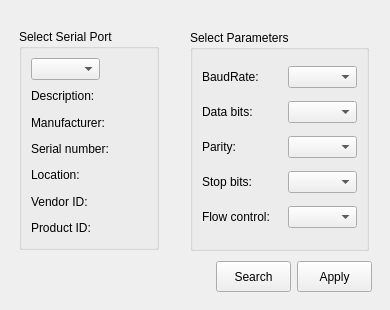
<?xml version="1.0" encoding="UTF-8"?>
<ui version="4.0">
 <class>SerialPortSetting</class>
 <widget class="QDialog" name="SerialPortSetting">
  <property name="geometry">
   <rect>
    <x>0</x>
    <y>0</y>
    <width>390</width>
    <height>310</height>
   </rect>
  </property>
  <property name="windowTitle">
   <string>Dialog</string>
  </property>
  <widget class="QGroupBox" name="groupBox">
   <property name="geometry">
    <rect>
     <x>19</x>
     <y>29</y>
     <width>140</width>
     <height>221</height>
    </rect>
   </property>
   <property name="minimumSize">
    <size>
     <width>0</width>
     <height>221</height>
    </size>
   </property>
   <property name="maximumSize">
    <size>
     <width>16777215</width>
     <height>221</height>
    </size>
   </property>
   <property name="title">
    <string>Select Serial Port</string>
   </property>
   <layout class="QVBoxLayout" name="verticalLayout_4">
    <item>
     <layout class="QVBoxLayout" name="verticalLayout_2">
      <item>
       <widget class="QComboBox" name="serialPortInfoListBox">
        <property name="minimumSize">
         <size>
          <width>69</width>
          <height>22</height>
         </size>
        </property>
        <property name="maximumSize">
         <size>
          <width>69</width>
          <height>22</height>
         </size>
        </property>
       </widget>
      </item>
      <item>
       <widget class="QLabel" name="descrptionlabel">
        <property name="text">
         <string>Description:</string>
        </property>
       </widget>
      </item>
      <item>
       <widget class="QLabel" name="manufacturerlabel">
        <property name="text">
         <string>Manufacturer:</string>
        </property>
       </widget>
      </item>
      <item>
       <widget class="QLabel" name="serialnumberlabel">
        <property name="text">
         <string>Serial number:</string>
        </property>
       </widget>
      </item>
      <item>
       <widget class="QLabel" name="locationlabel">
        <property name="text">
         <string>Location:</string>
        </property>
       </widget>
      </item>
      <item>
       <widget class="QLabel" name="vidlabel">
        <property name="text">
         <string>Vendor ID:</string>
        </property>
       </widget>
      </item>
      <item>
       <widget class="QLabel" name="pidlabel">
        <property name="text">
         <string>Product ID:</string>
        </property>
       </widget>
      </item>
     </layout>
    </item>
   </layout>
  </widget>
  <widget class="QGroupBox" name="groupBox_2">
   <property name="geometry">
    <rect>
     <x>190</x>
     <y>30</y>
     <width>179</width>
     <height>221</height>
    </rect>
   </property>
   <property name="minimumSize">
    <size>
     <width>0</width>
     <height>221</height>
    </size>
   </property>
   <property name="maximumSize">
    <size>
     <width>16777215</width>
     <height>221</height>
    </size>
   </property>
   <property name="title">
    <string>Select Parameters</string>
   </property>
   <layout class="QVBoxLayout" name="verticalLayout">
    <item>
     <layout class="QHBoxLayout" name="horizontalLayout_2">
      <item>
       <widget class="QLabel" name="label">
        <property name="text">
         <string>BaudRate:</string>
        </property>
       </widget>
      </item>
      <item>
       <widget class="QComboBox" name="baudrateBox">
        <property name="minimumSize">
         <size>
          <width>69</width>
          <height>22</height>
         </size>
        </property>
        <property name="maximumSize">
         <size>
          <width>69</width>
          <height>22</height>
         </size>
        </property>
       </widget>
      </item>
     </layout>
    </item>
    <item>
     <layout class="QHBoxLayout" name="horizontalLayout_3">
      <item>
       <widget class="QLabel" name="label_2">
        <property name="text">
         <string>Data bits:</string>
        </property>
       </widget>
      </item>
      <item>
       <widget class="QComboBox" name="databitsBox">
        <property name="minimumSize">
         <size>
          <width>69</width>
          <height>22</height>
         </size>
        </property>
        <property name="maximumSize">
         <size>
          <width>69</width>
          <height>22</height>
         </size>
        </property>
       </widget>
      </item>
     </layout>
    </item>
    <item>
     <layout class="QHBoxLayout" name="horizontalLayout_4">
      <item>
       <widget class="QLabel" name="label_3">
        <property name="text">
         <string>Parity:</string>
        </property>
       </widget>
      </item>
      <item>
       <widget class="QComboBox" name="parityBox">
        <property name="minimumSize">
         <size>
          <width>69</width>
          <height>22</height>
         </size>
        </property>
        <property name="maximumSize">
         <size>
          <width>69</width>
          <height>22</height>
         </size>
        </property>
       </widget>
      </item>
     </layout>
    </item>
    <item>
     <layout class="QHBoxLayout" name="horizontalLayout_5">
      <item>
       <widget class="QLabel" name="label_4">
        <property name="text">
         <string>Stop bits:</string>
        </property>
       </widget>
      </item>
      <item>
       <widget class="QComboBox" name="stopbitBox">
        <property name="minimumSize">
         <size>
          <width>69</width>
          <height>22</height>
         </size>
        </property>
        <property name="maximumSize">
         <size>
          <width>69</width>
          <height>22</height>
         </size>
        </property>
       </widget>
      </item>
     </layout>
    </item>
    <item>
     <layout class="QHBoxLayout" name="horizontalLayout_6">
      <item>
       <widget class="QLabel" name="label_5">
        <property name="text">
         <string>Flow control:</string>
        </property>
       </widget>
      </item>
      <item>
       <widget class="QComboBox" name="flowcontrolBox">
        <property name="minimumSize">
         <size>
          <width>69</width>
          <height>22</height>
         </size>
        </property>
        <property name="maximumSize">
         <size>
          <width>69</width>
          <height>22</height>
         </size>
        </property>
       </widget>
      </item>
     </layout>
    </item>
   </layout>
  </widget>
  <widget class="QWidget" name="layoutWidget">
   <property name="geometry">
    <rect>
     <x>10</x>
     <y>260</y>
     <width>362</width>
     <height>33</height>
    </rect>
   </property>
   <layout class="QHBoxLayout" name="horizontalLayout">
    <item>
     <spacer name="horizontalSpacer">
      <property name="orientation">
       <enum>Qt::Horizontal</enum>
      </property>
      <property name="sizeHint" stdset="0">
       <size>
        <width>198</width>
        <height>20</height>
       </size>
      </property>
     </spacer>
    </item>
    <item>
     <widget class="QPushButton" name="searchButton">
      <property name="minimumSize">
       <size>
        <width>75</width>
        <height>31</height>
       </size>
      </property>
      <property name="maximumSize">
       <size>
        <width>75</width>
        <height>31</height>
       </size>
      </property>
      <property name="text">
       <string>Search</string>
      </property>
      <property name="autoDefault">
       <bool>false</bool>
      </property>
     </widget>
    </item>
    <item>
     <widget class="QPushButton" name="applyButton">
      <property name="minimumSize">
       <size>
        <width>75</width>
        <height>31</height>
       </size>
      </property>
      <property name="maximumSize">
       <size>
        <width>75</width>
        <height>31</height>
       </size>
      </property>
      <property name="text">
       <string>Apply</string>
      </property>
      <property name="autoDefault">
       <bool>false</bool>
      </property>
     </widget>
    </item>
   </layout>
  </widget>
 </widget>
 <resources/>
 <connections/>
</ui>
